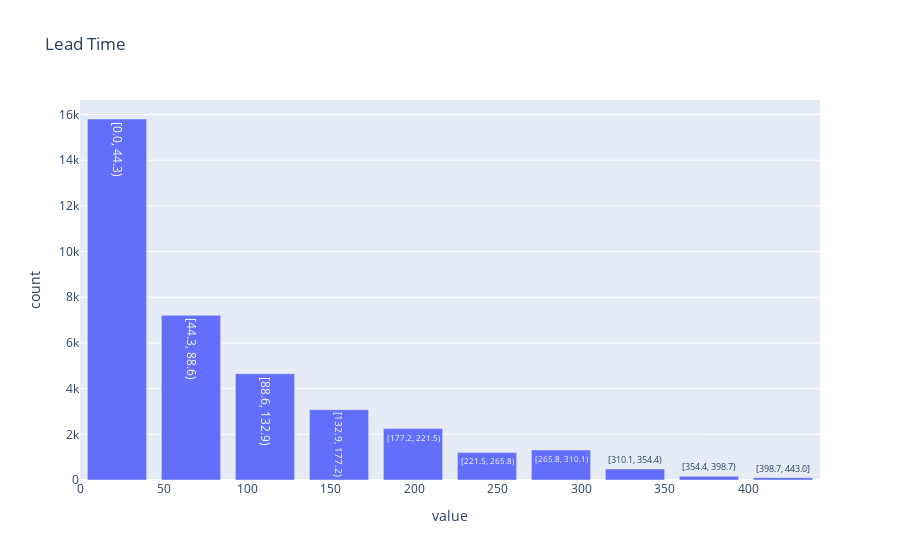

Notebook cell for this chart:
### Code cell
customer_df.plot.hist("lead_time", title="Lead Time")

### Figure 1 — Plotly figure (JSON) as saved in the notebook; plotly's stock layout.template omitted (floating-point values rounded to 4 significant figures)
{"data": [{"hovertemplate": "variable=lead_time<br>value=%{text}<br>count=%{y}", "name": "lead_time", "text": ["[0.0, 44.3)", "[44.3, 88.6)", "[88.6, 132.9)", "[132.9, 177.2)", "[177.2, 221.5)", "[221.5, 265.8)", "[265.8, 310.1)", "[310.1, 354.4)", "[354.4, 398.7)", "[398.7, 443.0]"], "type": "bar", "x": [22.15, 66.45, 110.7, 155.0, 199.3, 243.6, 287.9, 332.2, 376.5, 420.9], "y": [15803, 7213, 4655, 3080, 2253, 1209, 1314, 483, 163, 102]}], "layout": {"barmode": "stack", "title": {"text": "Lead Time"}, "xaxis": {"title": {"text": "value"}}, "yaxis": {"title": {"text": "count"}}}}
